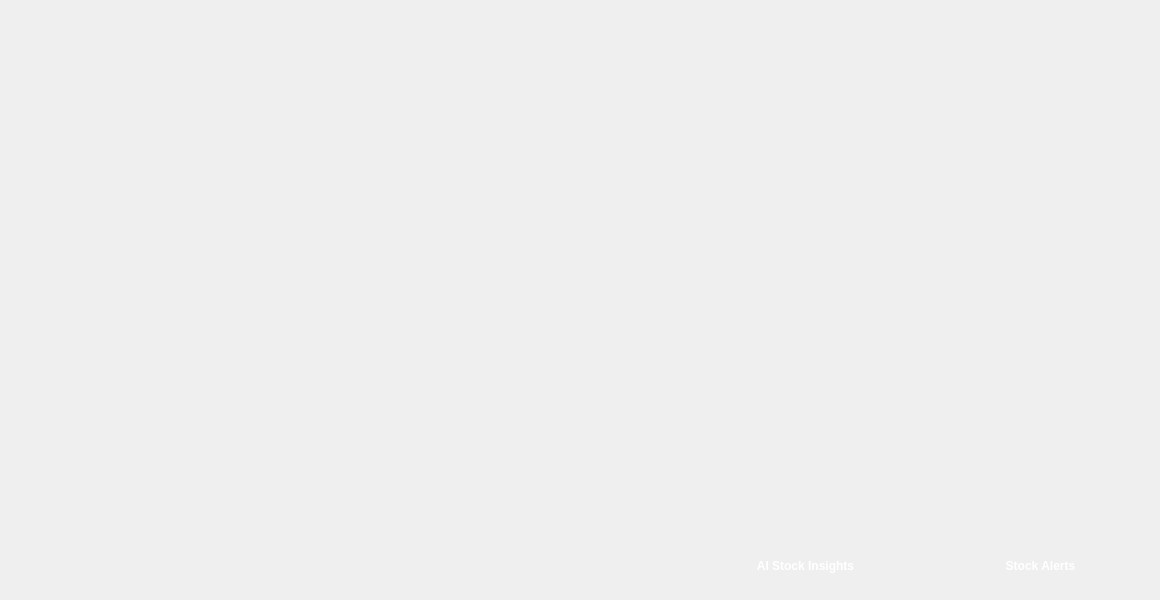
        <widget class="QWidget" name="tab_6">
         <attribute name="icon">
          <iconset>
           <normaloff>ressource/11.png</normaloff>ressource/11.png</iconset>
         </attribute>
         <attribute name="title">
          <string>Statistics</string>
         </attribute>
         <widget class="QPushButton" name="btn_stats">
          <property name="geometry">
           <rect>
            <x>930</x>
            <y>540</y>
            <width>221</width>
            <height>51</height>
           </rect>
          </property>
          <property name="styleSheet">
           <string notr="true">QPushButton {
    color: white;
    font-weight: bold;

    /* forme capsule parfaite */
    padding: 10px 28px;
    border-radius: 22px;

    /* dégradé violet → bleu (identique à la maquette) */
    background: qlineargradient(
        x1:0, y1:0, x2:1, y2:1,
        stop:0 #d147ff,     /* violet clair */
        stop:1 #4a7dff      /* bleu clair */
    );

    border: none;

    /* Glow léger autour du bouton (comme la maquette) */
    box-shadow: 0px 0px 12px rgba(120, 140, 255, 0.45);
}

/* Effet hover : un peu plus lumineux */
QPushButton:hover {
    background: qlineargradient(
        x1:0, y1:0, x2:1, y2:1,
        stop:0 #e66bff,
        stop:1 #6a92ff
    );
}

/* Effet clic : bouton écrasé légèrement */
QPushButton:pressed {
    transform: scale(0.96);
    box-shadow: 0px 0px 6px rgba(120, 140, 255, 0.3);
}
</string>
          </property>
          <property name="text">
           <string>Stock Alerts</string>
          </property>
          <property name="icon">
           <iconset>
            <normaloff>ressource/26.png</normaloff>ressource/26.png</iconset>
          </property>
          <property name="iconSize">
           <size>
            <width>40</width>
            <height>40</height>
           </size>
          </property>
         </widget>
         <widget class="QWidget" name="stockStatsContainer" native="true">
          <property name="geometry">
           <rect>
            <x>30</x>
            <y>30</y>
            <width>1121</width>
            <height>401</height>
           </rect>
          </property>
         </widget>
         <widget class="QPushButton" name="btn_ai_stock">
          <property name="geometry">
           <rect>
            <x>700</x>
            <y>540</y>
            <width>211</width>
            <height>51</height>
           </rect>
          </property>
          <property name="styleSheet">
           <string notr="true">QPushButton {
    color: white;
    font-weight: bold;

    /* forme capsule parfaite */
    padding: 10px 28px;
    border-radius: 22px;

    /* dégradé violet → bleu (identique à la maquette) */
    background: qlineargradient(
        x1:0, y1:0, x2:1, y2:1,
        stop:0 #d147ff,     /* violet clair */
        stop:1 #4a7dff      /* bleu clair */
    );

    border: none;

    /* Glow léger autour du bouton (comme la maquette) */
    box-shadow: 0px 0px 12px rgba(120, 140, 255, 0.45);
}

/* Effet hover : un peu plus lumineux */
QPushButton:hover {
    background: qlineargradient(
        x1:0, y1:0, x2:1, y2:1,
        stop:0 #e66bff,
        stop:1 #6a92ff
    );
}

/* Effet clic : bouton écrasé légèrement */
QPushButton:pressed {
    transform: scale(0.96);
    box-shadow: 0px 0px 6px rgba(120, 140, 255, 0.3);
}
</string>
          </property>
          <property name="text">
           <string>AI Stock Insights</string>
          </property>
          <property name="icon">
           <iconset>
            <normaloff>ressource/27.png</normaloff>ressource/27.png</iconset>
          </property>
          <property name="iconSize">
           <size>
            <width>40</width>
            <height>40</height>
           </size>
          </property>
         </widget>
        </widget>
